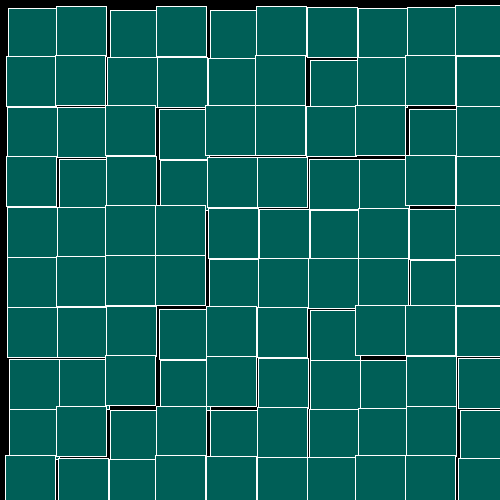
Frame 1 (no input)
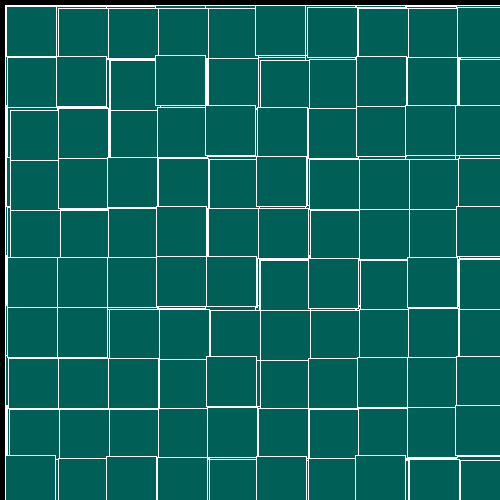
Frame 60 (the mouse pressed at the canvas centre just before this capture)
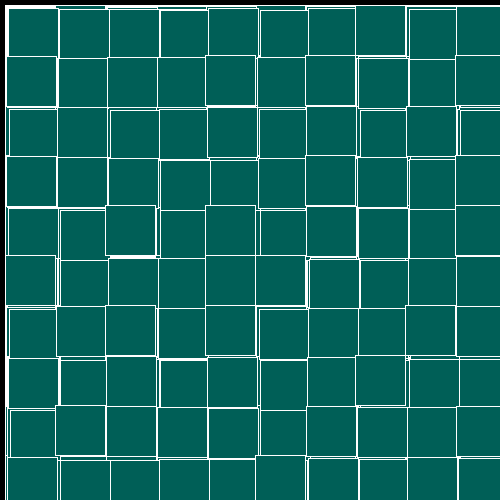
Frame 120 (the mouse held since frame 60 and released just before this capture)

The Processing sketch that drew these frames (run headless with seeded random() and noise(); from frame 60 on, the mouse is pressed at the canvas centre):

// Processing sketch: firkanter
// ── firkanter.pde
void setup() {
  size (500, 500);
  background(0);
}

void draw() {

  for (int y=0; y<500; y+=50) {
    for (int x=0; x<500; x+=50) {
      int shake= int(random(5, 11));
      stroke(255);
      fill(0, 95, 87);
      rect (0+x+shake, 0+y+shake, 50, 50);
    }
  }
}
